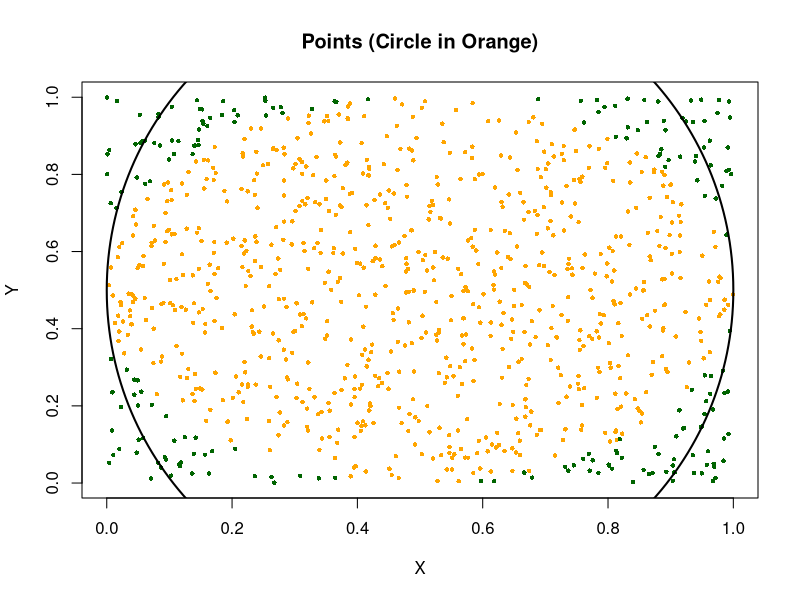
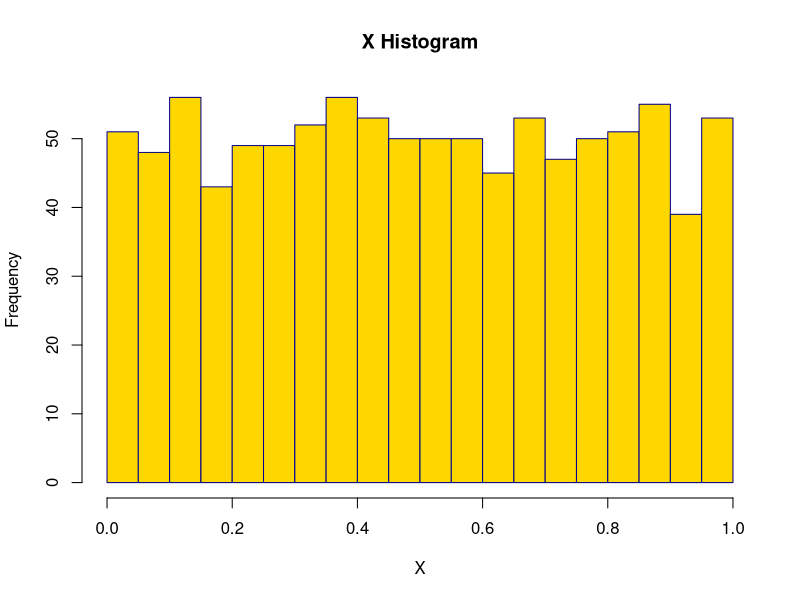
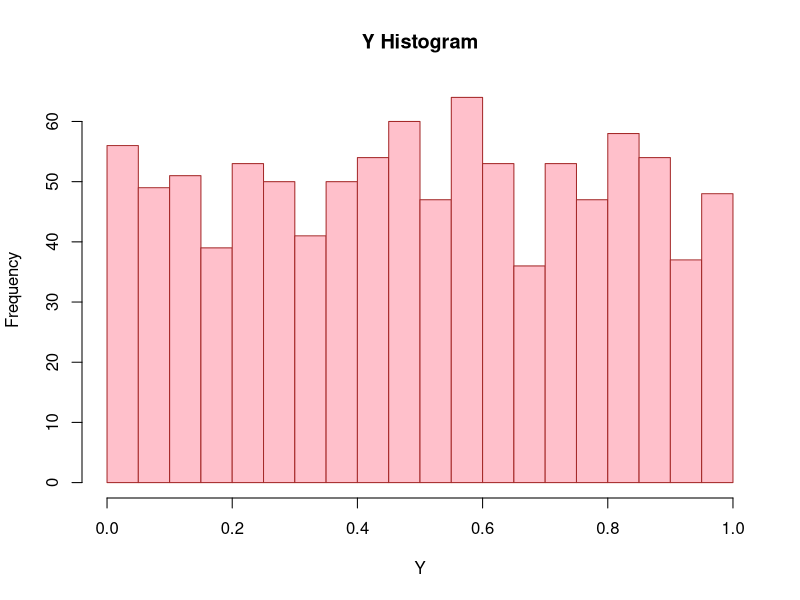
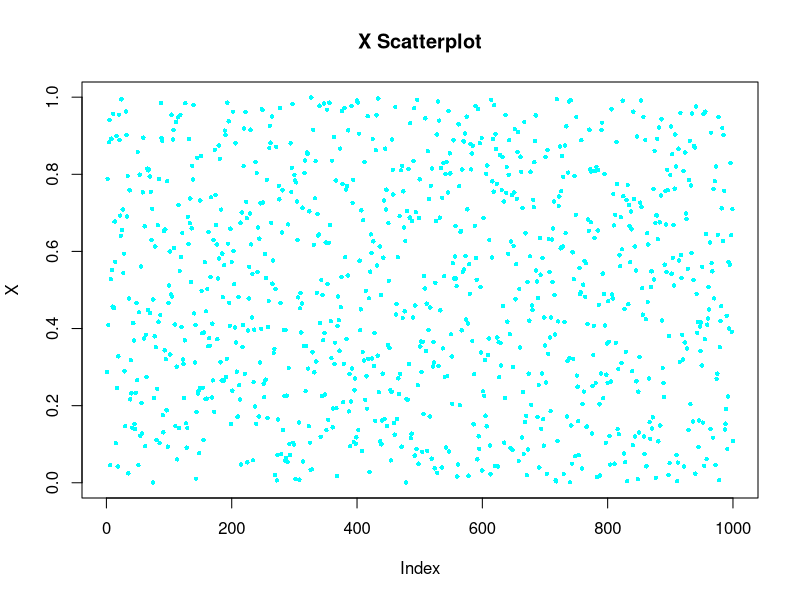
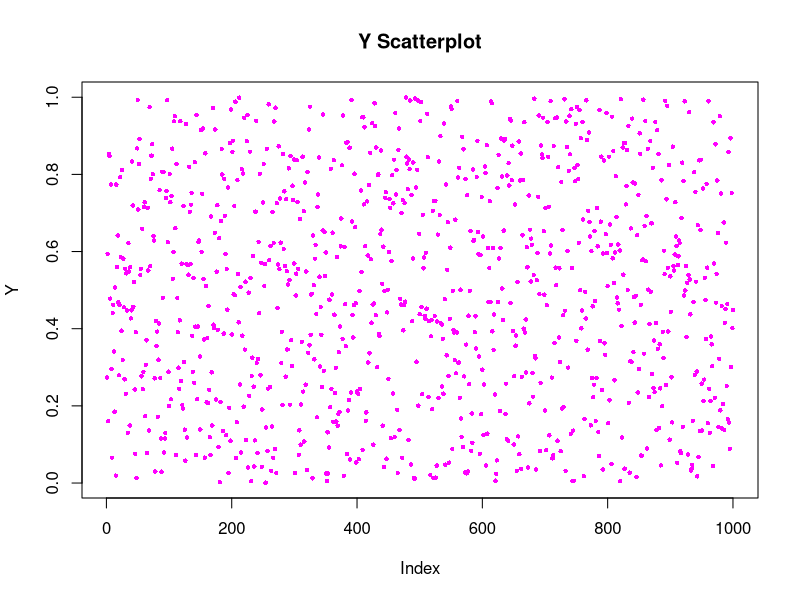
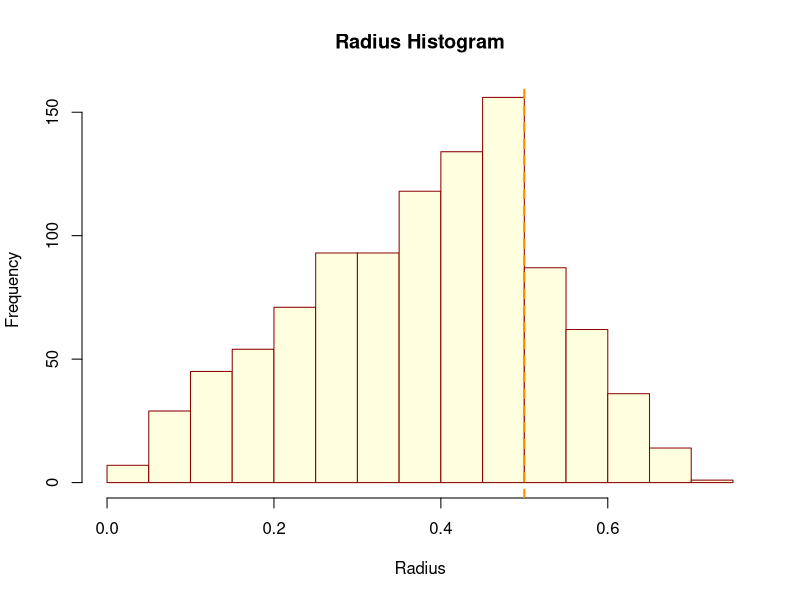

Generate these figures, in order, with R:

set.seed(123)
a <- runif(1000, 0, 1)
b <- runif(1000, 0, 1)
d <- sqrt((a - 0.5)^2 + (b - 0.5)^2)
e <- d < 0.5
f <- sum(e)
g <- f / 1000
h <- 4 * g
cat("Points in circle:", f, "\n")
cat("Fraction in circle:", g, "\n")
cat("Estimated π:", h, "\n\n")
cat("Mean distance:", mean(d), "\n")
cat("Max distance:", max(d), "\n")
cat("Min distance:", min(d), "\n")
plot(a, b, col = ifelse(e, "orange", "darkgreen"), main = "Points (Circle in Orange)", xlab = "X", ylab = "Y", pch = 16, cex = 0.6)
symbols(0.5, 0.5, circles = 0.5, inches = FALSE, add = TRUE, lwd = 2)
hist(a, breaks = 20, main = "X Histogram", xlab = "X", col = "gold", border = "darkblue")
hist(b, breaks = 20, main = "Y Histogram", xlab = "Y", col = "pink", border = "brown")
plot(seq_along(a), a, pch = 16, cex = 0.6, main = "X Scatterplot", xlab = "Index", ylab = "X", col = "cyan")
plot(seq_along(b), b, pch = 16, cex = 0.6, main = "Y Scatterplot", xlab = "Index", ylab = "Y", col = "magenta")
hist(d, breaks = 20, main = "Radius Histogram", xlab = "Radius", col = "lightyellow", border = "darkred")
abline(v = 0.5, col = "darkorange", lwd = 2, lty = 2)
